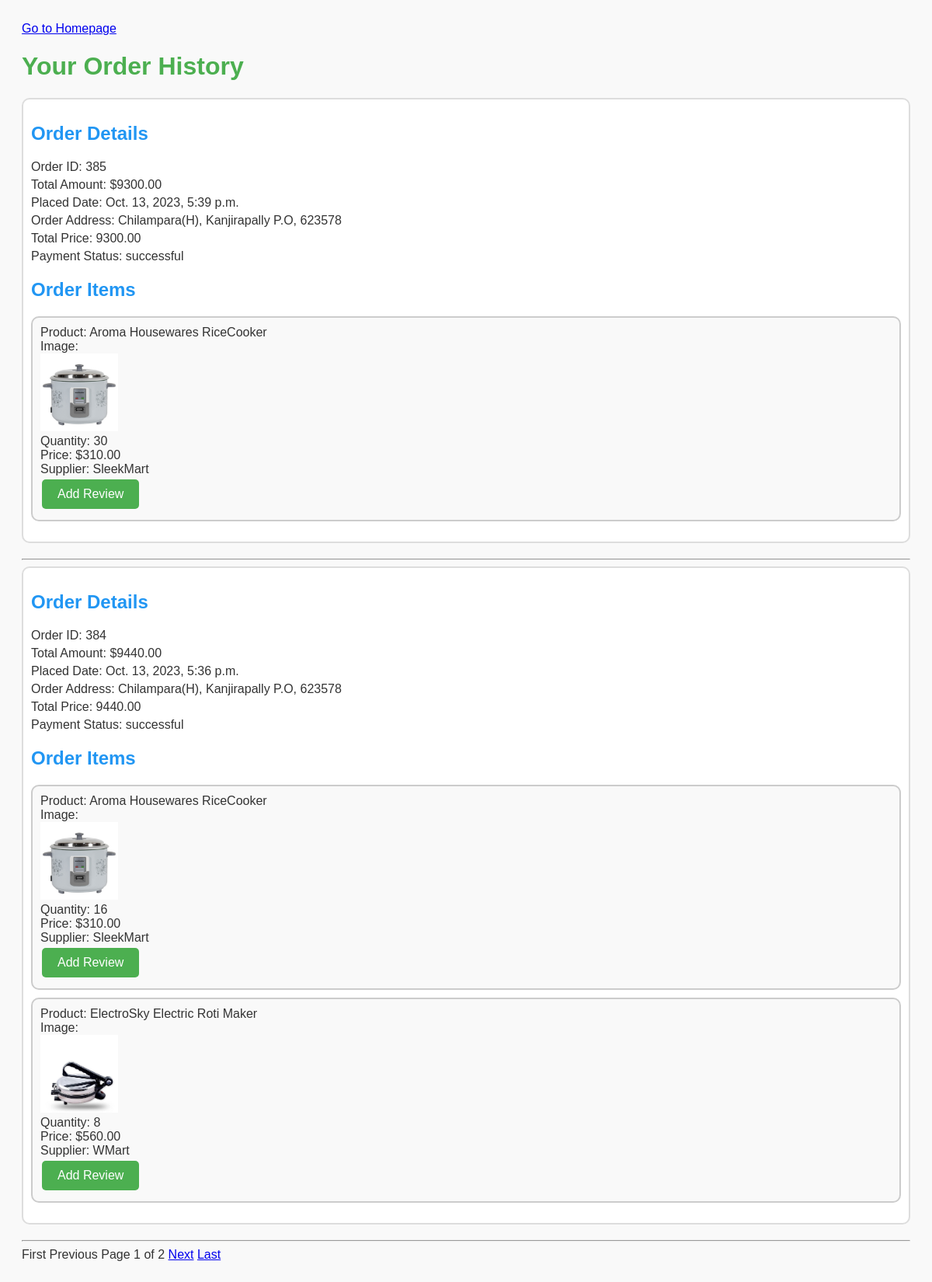
Screenshot of /order_history (signed in) with the database file from the repository.
### dashboard/models.py (models this page shows, shortened)
class Order(models.Model):
    class PaymentStatusChoices(models.TextChoices):
        PENDING = 'pending', 'Pending'
        SUCCESSFUL = 'successful', 'Successful'
        FAILED = 'failed', 'Failed'
    user = models.ForeignKey(CustomUser, on_delete=models.CASCADE, default=1)
    products = models.ManyToManyField(Product)  # Assuming you have a Product model
    total_price = models.DecimalField(max_digits=10, decimal_places=2, default=1)
    order_date = models.DateTimeField(auto_now_add=True)
    razorpay_order_id = models.CharField(max_length=255, default=1)
    payment_status = models.CharField(max_length=20, choices=PaymentStatusChoices.choices, default=PaymentStatusChoices.PENDING)

class CustomUser(AbstractBaseUser, PermissionsMixin):
    USER_ROLES = (
        ('customer', 'Customer'),
        ('seller', 'Seller'),
        ('admin', 'Admin'),
        ('delivery_agent', 'Delivery Agent'),
    )
    email = models.EmailField(unique=True)
    name = models.CharField(max_length=100,null=True, blank=True)
    mobile = models.CharField(max_length=15, blank=True, null=True)
    profile_pic = models.ImageField(upload_to='profile_pics/', blank=True, null=True)
    address = models.TextField(blank=True, null=True)
    is_active = models.BooleanField(default=True)
    is_staff = models.BooleanField(default=False)
    date_joined = models.DateTimeField(default=timezone.now)
    role = models.CharField(max_length=15, choices=USER_ROLES, blank=True, null=True,default='customer')
    objects = CustomUserManager()
    USERNAME_FIELD = 'email'
    REQUIRED_FIELDS = ['name']

class OrderItem(models.Model):
    order = models.ForeignKey(Order, on_delete=models.CASCADE, default=1)
    product = models.ForeignKey(Product, on_delete=models.CASCADE, default=1)
    seller = models.ForeignKey(Seller, on_delete=models.CASCADE, default=1)  # Assuming the seller is also a User
    quantity = models.PositiveIntegerField()
    price = models.DecimalField(max_digits=10, decimal_places=2, default=1)
    total_price = models.DecimalField(max_digits=10, decimal_places=2, default=1)

class Product(models.Model):
    subcategory = models.ForeignKey(Subcategory, on_delete=models.CASCADE, null=True, blank=True)
    seller = models.ForeignKey(Seller, on_delete=models.CASCADE)
    slug = models.CharField(max_length=100, null=False, blank=False)
    name=models.CharField(max_length=100, null=False, blank=False)
    product_image=models.ImageField(upload_to="product_images", null=False, blank=False)
    description = models.CharField(max_length=500, null=False, blank=False)
    quantity = models.IntegerField(null=False, blank=False)
    original_price = models.FloatField(null=False, blank=False)
    selling_price = models.FloatField(null=False, blank=False)
    status = models.BooleanField(default=False, help_text="0=default,1=Hidden")
    trending = models.BooleanField(default=False, help_text="0=default,1=Trending")
    created_date = models.DateTimeField(auto_now_add=True)
    updated_date = models.DateTimeField(auto_now=True)

class Seller(models.Model):
    APPROVED = 'approved'
    DECLINED = 'declined'
    PENDING = 'pending'
    APPROVAL_CHOICES = [
        (APPROVED, 'Approved'),
        (DECLINED, 'declined'),
        (PENDING, 'Pending'),
    ]
    user = models.OneToOneField(CustomUser, on_delete=models.CASCADE)
    business_name = models.CharField(max_length=100)
    business_address = models.TextField()
    business_website = models.URLField(blank=True, null=True)
    seller_proof = models.FileField(upload_to='seller_proofs/')
    is_approved = models.CharField(
        max_length=20,
        choices=APPROVAL_CHOICES,
        default=PENDING,  # Default to Pending
    )

### dashboard/views.py (the view)
# urls.py: path('order_history', views.order_history, name='order_history'),
@login_required
def order_history(request):
    orders = Order.objects.filter(user=request.user, payment_status=Order.PaymentStatusChoices.SUCCESSFUL).order_by('-order_date')
    page_number = request.GET.get('page', 1)
    paginator = Paginator(orders, 2)  # 2 orders per page
    page_obj = paginator.get_page(page_number)
    context = {
        'page_obj': page_obj
    }
    return render(request, 'Customer/order_history.html', {'orders': orders, 'page_obj':page_obj})

### templates/Customer/order_history.html (shortened to what this page needs)
<!DOCTYPE html>
<html lang="en">
<head>
</head>
<body>
    <a href="{% url 'dashboard_home' %}"> Go to Homepage</a>
    <h1>Your Order History</h1>
    {% for order in page_obj %}
        <div class="order-details">
            <h2>Order Details</h2>
            <p>Order ID: {{ order.id }}</p>
            <p>Total Amount: ${{ order.total_price }}</p>
            <p>Placed Date: {{ order.order_date }}</p>
            <p>Order Address: {{ order.user.address }}</p>
            <p>Total Price: {{ order.total_price }}</p>
            <p>Payment Status: {{ order.payment_status }}</p>
            <h2>Order Items</h2>
            <ul class="order-items">
                {% for item in order.orderitem_set.all %}
                    <li>
                        <p>Product: {{ item.product.name }}</p>
                        <p>Image:</p>
                        <img src="{{ item.product.product_image.url }}" alt="Product Image" class="product-image">
                        <p>Quantity: {{ item.quantity }}</p>
                        <p>Price: ${{ item.price }}</p>
                        <p>Supplier: {{ item.product.seller.business_name }}</p>
                        <a href="{% url 'add_review' product_id=item.product.id %}" class="review-button">Add Review</a>
                    </li>
                {% endfor %}
            </ul>
        </div>
        <hr>
    {% endfor %}
    <div class="pagination">
        <span class="step-links">
            <div>
                {% if page_obj.has_previous %}
                    <a href="?page=1">First</a>
                    <a href="?page={{ page_obj.previous_page_number }}">Previous</a>
                {% else %}
                    <span>First</span>
                    <span>Previous</span>
                {% endif %}
                <span>Page {{ page_obj.number }} of {{ page_obj.paginator.num_pages }}</span>
                {% if page_obj.has_next %}
                    <a href="?page={{ page_obj.next_page_number }}">Next</a>
                    <a href="?page={{ page_obj.paginator.num_pages }}">Last</a>
                {% else %}
                    <span>Next</span>
                    <span>Last</span>
                {% endif %}
            </div>
        </span>
    </div>
</body>
</html>

### templates/Customer/order_history.html (style rules this page uses)
body { font-family: Arial, sans-serif; padding: 20px; background-color: #f9f9f9; color: #333; }
h1 { color: #4CAF50; }
h2 { margin-top: 20px; color: #2196F3; }
.order-details { background-color: #fff; padding: 10px; border-radius: 10px; margin-bottom: 20px; animation: fadeIn 1s ease-out; border: 2px solid #ddd; }
.order-details p { margin: 5px 0; }
.order-items { list-style-type: none; padding: 0; }
.order-items li { border: 2px solid #ccc; padding: 10px; margin-bottom: 10px; border-radius: 10px; animation: slideIn 1s ease-out; background-color: #f9f9f9; }
.order-items li p { margin: 0; }
.order-items li .review-button { background-color: #4CAF50; color: white; border: none; padding: 10px 20px; text-align: center; text-decoration: none; display: inline-block; font-size: 16px; margin: 4px 2px; cursor: pointer; border-radius: 5px; transition: background-color 0.3s; }
.product-image { width: 100px; height: 100px; object-fit: cover; }

### rows the page displays
Order: id "385", total_price "9300.00", order_date "Oct. 13, 2023, 5:39 p.m.", user.address "Chilampara(H), Kanjirapally P.O, 623578", payment_status "successful"
OrderItem: product.name "Aroma Housewares RiceCooker", product.product_image (picture), quantity "30", price "310.00", product.seller.business_name "SleekMart"
Order: id "384", total_price "9440.00", order_date "Oct. 13, 2023, 5:36 p.m.", user.address "Chilampara(H), Kanjirapally P.O, 623578", payment_status "successful"
OrderItem: product.name "Aroma Housewares RiceCooker", product.product_image (picture), quantity "16", price "310.00", product.seller.business_name "SleekMart"
OrderItem: product.name "ElectroSky Electric Roti Maker", product.product_image (picture), quantity "8", price "560.00", product.seller.business_name "WMart"

### other values shown
{{ page_obj.number }} "1"
{{ page_obj.paginator.num_pages }} "2"
